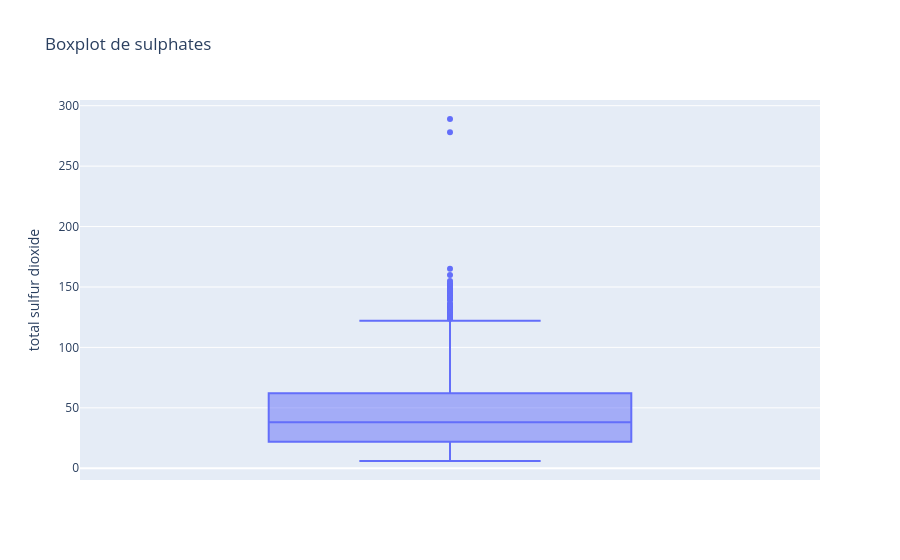

The code cell stored with this chart in its notebook:
### Markdown cell above
Distribuição das variávies. A variável com os dados mais próximos ao normal é a target.

### Code cell
#Plotando boxplot para verificação de Outliers
import plotly.express as px
fig = px.box(df, y='total sulfur dioxide', title='Boxplot de sulphates')
fig.show()

### Figure 1 — Plotly figure (JSON) as saved in the notebook; plotly's stock layout.template omitted (floating-point values rounded to 4 significant figures; data arrays with more than 128 entries replaced by an {"elided": "..."} marker saying what was removed)
{"data": [{"alignmentgroup": "True", "hovertemplate": "total sulfur dioxide=%{y}<extra></extra>", "legendgroup": "", "marker": {"color": "#636efa"}, "name": "", "notched": false, "offsetgroup": "", "orientation": "v", "showlegend": false, "type": "box", "x0": " ", "xaxis": "x", "y": {"elided": "1599 float values"}, "y0": " ", "yaxis": "y"}], "layout": {"boxmode": "group", "legend": {"tracegroupgap": 0}, "title": {"text": "Boxplot de sulphates"}, "xaxis": {"anchor": "y", "domain": [0, 1]}, "yaxis": {"anchor": "x", "domain": [0, 1], "title": {"text": "total sulfur dioxide"}}}}
